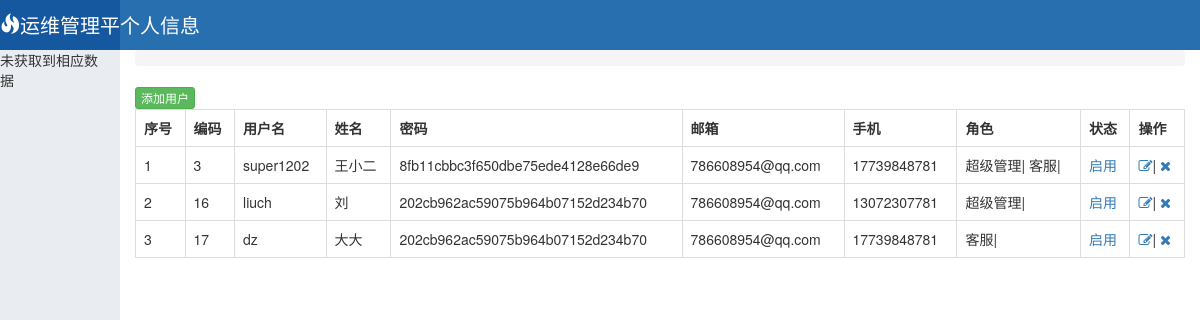
Screenshot of /umanage/userlist/ with the database file from the repository.
### user/models.py (models this page shows, shortened)
class UserInfo(models.Model):
    uname=models.CharField(verbose_name="用户名",max_length=12)
    tname=models.CharField(verbose_name="姓名",max_length=20)
    pword=models.CharField(verbose_name="密码",max_length=32)
    email=models.CharField(verbose_name="邮箱",max_length=32)
    mobile = models.CharField(verbose_name="手机号", max_length=12)
    roles=models.ManyToManyField(verbose_name="角色",to="Role",blank=True,null=True)
    isactive=models.BooleanField(verbose_name='用户状态',default=True)

class Role(models.Model):
    rname=models.CharField(verbose_name='角色名称',max_length=20)
    permissions=models.ManyToManyField(to="Permission",blank=True,null=True)

### user/views/aboutuser.py (the view)
# urls.py: path('userlist/',aboutuser.get_user_info,name='umanagelist'),
def get_user_info(request):
    all_user = models.UserInfo.objects.all()
    if request.method=='GET':
        return render(request,'aboutuser.html',{'all_user':all_user})
    else:
        return render(request, 'aboutuser.html', {'all_user': all_user})

### user/templatetags/webtagplugs.py (called while the page is built)
@register.inclusion_tag('menu.html')
def display_menu(request):
    menulist=request.session.get('menus',None)
    if menulist:
        for key,sub_menu in menulist.items():
           for child in  sub_menu.get('child'):
            if re.match(request.path ,child['url'] ):
                child['class']='active'
        return {'menu_list':menulist}
    else:
        return {'menu_list': menulist}

### user/templates/aboutuser.html (shortened to what this page needs)
{% extends "basiclayout.html" %}
{% load webtagplugs %}
{% block content %}
    <a class="btn btn-success btn-xs " href="{% url 'adduser'  %}">添加用户</a>
    <table class="table table table-bordered">
            <tr>
                <th>序号</th>
               <th>编码</th>
               <th>用户名</th>
               <th>姓名</th>
               <th>密码</th>
               <th>邮箱</th>
               <th>手机</th>
                <th>角色</th>
                <th>状态</th>
               <th>操作</th>
            </tr>
        {% for user in all_user %}
            <tr>
                <td>{{ forloop.counter }}</td>
               <td>{{ user.id }}</td>
               <td>{{ user.uname }}</td>
               <td>{{user.tname }}</td>
               <td>{{ user.pword}}</td>
               <td>{{ user.email }}</td>
               <td>{{ user.mobile }}</td>
                <td> {% for role in user.roles.all %}
                        {{ role.rname }}|
                    {% endfor %}
                    </td>
                <td>
                    <a href="{% url 'userstart' user.id %}">{% if user.isactive %}
                       启用
                    {% else %}
                        停用
                    {% endif %}
                    </a>
                </td>
                <td>
                    <a href="{% url 'edituser' user.id %}"><i class="fa fa-edit"></i></a>|
                    <a href="{% url 'deluser' user.id %}"><i class="fa fa-remove"></i></a>
                       </td>
            </tr>
        {% endfor %}
    </table>
{% endblock %}

### rows the page displays
UserInfo: id "3", uname "super1202", tname "王小二", pword "8fb11cbbc3f650dbe75ede4128e66de9", email "786608954@qq.com", mobile "17739848781", isactive "启用"
Role: rname "超级管理"
Role: rname "客服"
UserInfo: id "16", uname "liuch", tname "刘", pword "202cb962ac59075b964b07152d234b70", email "786608954@qq.com", mobile "13072307781", isactive "启用"
UserInfo: id "17", uname "dz", tname "大大", pword "202cb962ac59075b964b07152d234b70", email "786608954@qq.com", mobile "17739848781", isactive "启用"
